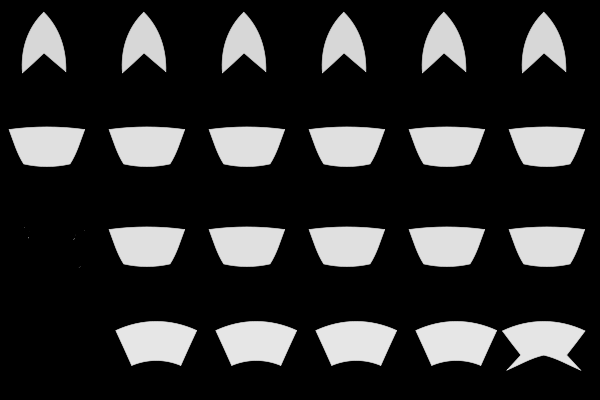
%> input picture space-invaders.png, 600 x 400 px
$ octave ece797_hw3_1.m   (GNU Octave 9; MATLAB toolbox functions it lacks are replaced by stand-ins)
%> lines starting %> are read from the running program, lines starting %| are printed output that depends on the picture
%% HW3 EM
close all;
Hxy = imread('space-invaders.png');
%> Hxy is the input picture: size 400x600x3 uint8; min 0, max 230, mean 45.7
Hxy = double(rgb2gray(Hxy));
%> Hxy: size 400x600 double
Hxy_z = cell(1,4);

Hxy(100:end,:) = 0;
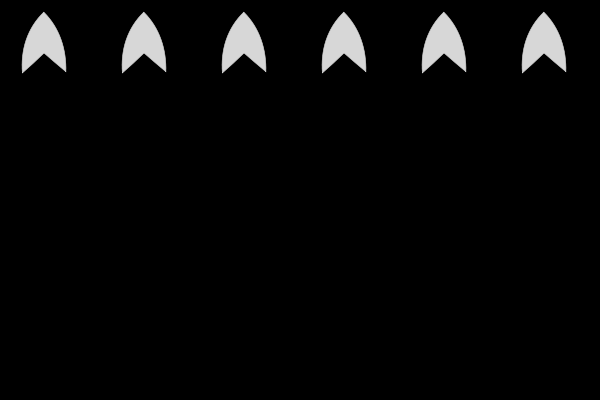
%> Hxy: size 400x600 double; min 0, max 215, mean 8.3
Pxy = Hxy/sum(sum(Hxy));
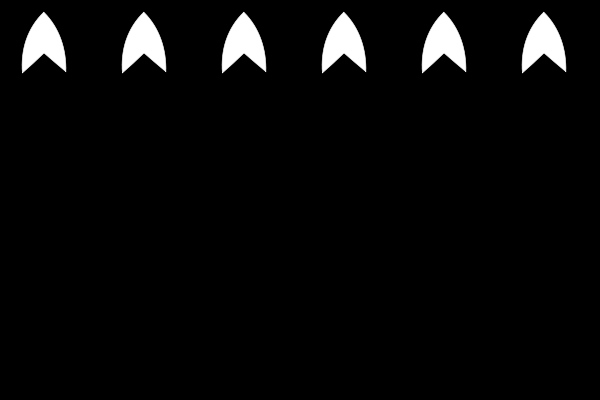
%> Pxy: size 400x600 double; min 0, max 0.000108, mean 4.17e-06; drawn with min black and max white

%% Initialize

Px2 = rand(1,90);
Py2 = rand(1,90);
Px1y1 = rand(600-90+1,400-90+1);

%% Update

Px2y2XY = conv2(conv2(Px1y1, Py2'),Px2);
